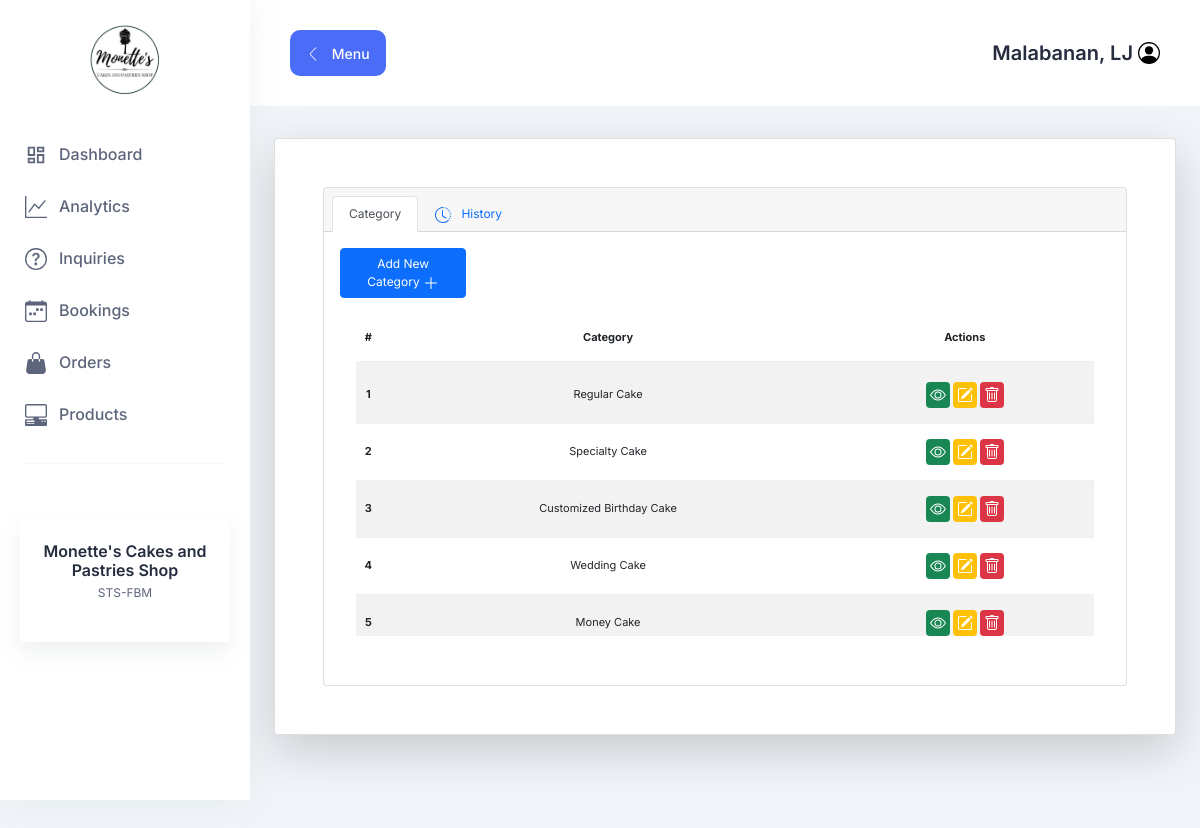
Before: /category-list (signed in) with the older database file.
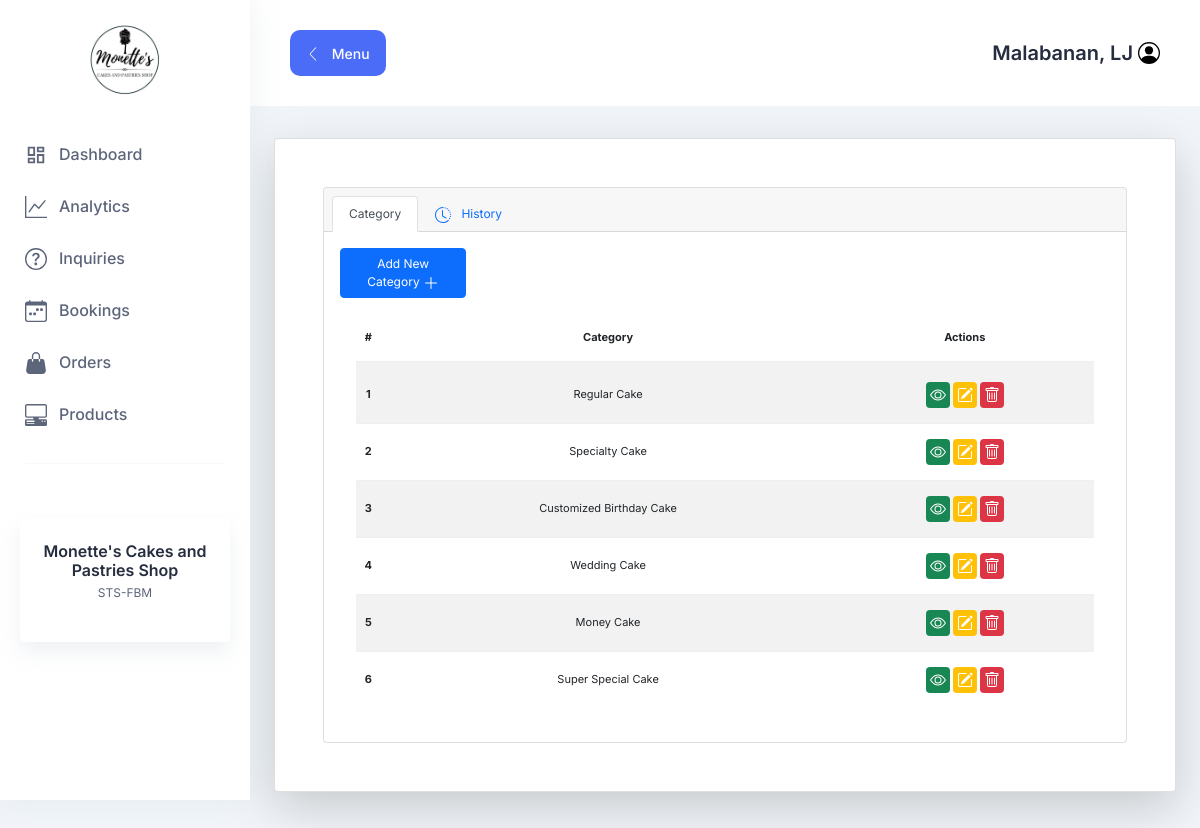
After: the same page with the newer database file.
### products/models.py (models this page shows, shortened)
class Category(models.Model):
    category = models.CharField(max_length=255)
    status = models.BooleanField(default=True)
    class Meta:
        verbose_name = "Category"

### category/views.py (the view)
# urls.py: path("category-list", category, name="category-list"),
@login_required
def category(request):
    template_name = "category/category_list.html"
    active_category = Category.objects.filter(status=True)
    inactive_category = Category.objects.filter(status=False)
    context = {
        "active_category": active_category,
        "inactive_category" : inactive_category
    }
    return render (request, template_name, context)

### category/templates/category/category_list.html (shortened to what this page needs)
{% extends 'base.html' %} {% block body %}
<link
  rel="stylesheet"
  type="text/css"
  href="https://cdn.datatables.net/v/bs5/dt-1.11.5/datatables.min.css"
/>
<link
  rel="stylesheet"
  type="text/css"
  href="https://cdn.datatables.net/buttons/2.2.2/css/buttons.dataTables.min.css"
/>
<div class="container-fluid
  mt-2 p-4" style="font-size: 12px;">
  <div
    class="card p-5 shadow-lg p-3 mb-5 bg-white rounded text-decoration-none"
  >
    <div class="card" id="categoryActive">
      <div class="card-header">
       <ul class="nav nav-tabs card-header-tabs">
        <li class="nav-item">
          <a
            class="nav-link active text-decoration-none"
            aria-current="true"
            onclick="changeCard()"
            >Category</a
          >
        </li>
        <li class="nav-item">
          <a class="nav-link text-decoration-none" onclick="changeCard()">
          &nbsp; History
        </a>
      </li>
    </ul>
  </div>
  <div class="card-body">
      <div class="row">
       <div class="col-8">
        <a
      href="{% url 'category-add' %}"
      class="btn btn-primary w-25"
      style="font-size: 12px"
    >
      Add New Category
      <svg
        xmlns="http://www.w3.org/2000/svg"
        width="16"
        height="16"
        fill="currentColor"
        class="bi bi-plus-lg"
        viewBox="0 0 16 16"
      >
        <path
          fill-rule="evenodd"
          d="M8 2a.5.5 0 0 1 .5.5v5h5a.5.5 0 0 1 0 1h-5v5a.5.5 0 0 1-1 0v-5h-5a.5.5 0 0 1 0-1h5v-5A.5.5 0 0 1 8 2Z"
        />
      </svg>
    </a>
  </div>
  <div class="col-4">
  </div>
</div>
<table
  class="table table-striped bg-white p-3"
  id="categoryTable"
  style="font-size: 11px"
>
      <thead>
        <tr class="text-center">
          <th scope="col">#</th>
          <th scope="col">Category</th>
          <th scope="col">Actions</th>
        </tr>
      </thead>
      <tbody>
        {% for list in active_category %}
        <tr class="text-center">
          <th scope="row">{{forloop.counter}}</th>
          <td>{{list.category}}</td>
            <td colspan="5">
            <a
              href="{% url 'category-view' list.id %}"
              class="bg-success p-1 text-white rounded"
              style="font-size: 12px"
            >
            </a>
            <a
              href="{% url 'category-update' list.id %}"
              class="bg-warning p-1 text-white rounded"
              style="font-size: 12px"
            >
            </a>
            <a
              href="{% url 'category-delete' list.id %}"
              class="bg-danger p-1 text-white rounded"
              style="font-size: 12px"
            >
            </a>
          </td>
        </tr>
        {% endfor %}
      </tbody>
    </table>
  </div>
</div>
{% endblock %}

Changed rows visible on the page:
added Category: category "Super Special Cake"
